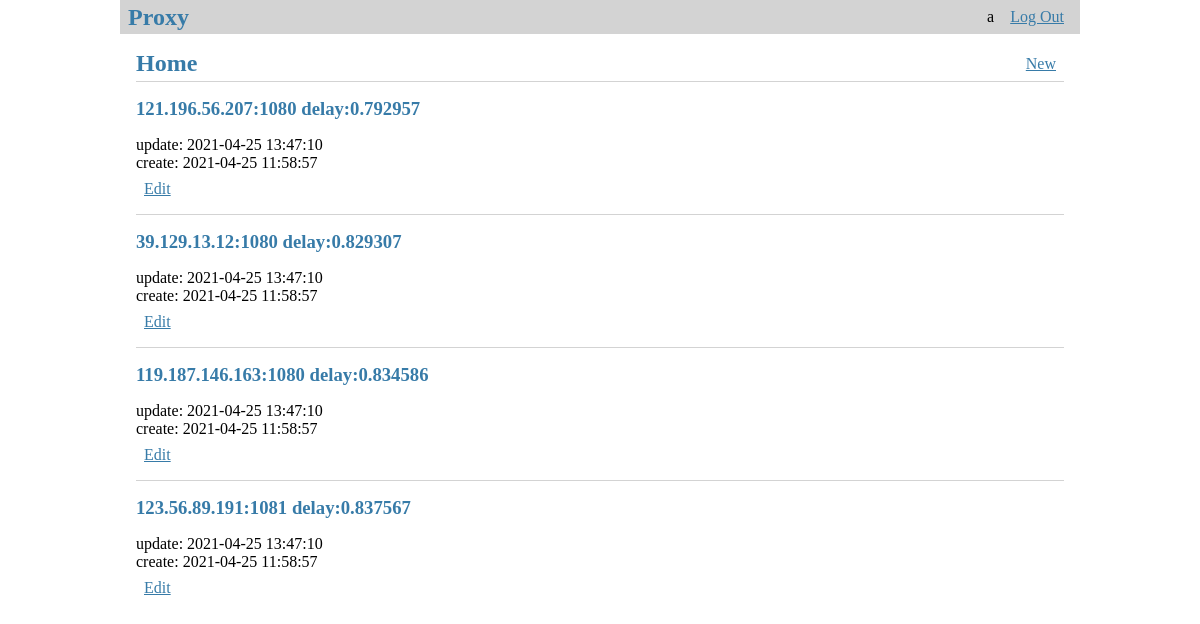
Screenshot of / (signed in) with the database file from the repository.
### tables this page shows
CREATE TABLE user (
    id       INTEGER PRIMARY KEY AUTOINCREMENT,
    username TEXT    UNIQUE
                     NOT NULL,
    password TEXT    NOT NULL
);

CREATE TABLE proxy (
    id        INTEGER   PRIMARY KEY AUTOINCREMENT,
    author_id INTEGER   NOT NULL,
    created   TIMESTAMP,
    updated   TIMESTAMP,
    delay     TEXT,
    ip        TEXT      NOT NULL
                        UNIQUE,
    port      TEXT      NOT NULL,
    FOREIGN KEY (author_id) REFERENCES user (id)
    );

### flaskr/blog.py (the view)
@bp.route('/')
@login_required
def index():
    db = get_db()
    records = db.execute(
        'SELECT p.id, ip, port, delay, created, updated, author_id, username'
        ' FROM proxy p JOIN user u ON p.author_id = u.id'
        ' WHERE updated =(SELECT MAX(updated) FROM proxy)'
        ' ORDER BY delay ASC'
    ).fetchall()
    return render_template('blog/index.html', records=records)

### flaskr/auth.py (called while the page is built)
@bp.before_app_request
def load_logged_in_user():
    user_id = session.get('user_id')
    if user_id is None:
        g.user = None
    else:
        g.user = get_db().execute(
            'SELECT * FROM user WHERE id = ?', (user_id,)
        ).fetchone()

def login_required(view):
    @functools.wraps(view)
    def wrapped_view(**kwargs):
        if g.user is None:
            return redirect(url_for('auth.login'))
        return view(**kwargs)
    return wrapped_view

### flaskr/db.py (called while the page is built)
def get_db():
    if 'db' not in g:
        g.db = sqlite3.connect(
            current_app.config['DATABASE'],
            detect_types=sqlite3.PARSE_DECLTYPES
        )
        g.db.row_factory = sqlite3.Row
    return g.db

### flaskr/templates/blog/index.html (shortened to what this page needs)
{% extends 'base.html' %}
{% block header %}
  <h1>{% block title %}Home{% endblock %}</h1>
  {% if g.user %}
    <a class="action" href="{{ url_for('blog.create') }}">New</a>
  {% endif %}
{% endblock %}
{% block content %}
<head>
<body onload="JavaScript:AutoRefresh(1000);"></body>
</head>
  {% for r in records %}
    <article class="r" >
      <header>
        <div>
          <h1>{{ r['ip'] }}:{{ r['port'] }} delay:{{ r['delay'] }}</h1>
          <div class="about">update: {{ r['updated'].strftime('%Y-%m-%d %H:%M:%S') }}</div>
          <div class="about">create: {{ r['created'].strftime('%Y-%m-%d %H:%M:%S') }}</div>
        </div>
        {% if g.user['id'] == r['author_id'] %}
          <a class="action" href="{{ url_for('blog.update', id=r['id']) }}">Edit</a>
        {% endif %}
      </header>
    </article>
    {% if not loop.last %}
      <hr>
    {% endif %}
  {% endfor %}
{% endblock %}

### flaskr/templates/base.html (shortened to what this page needs)
<!doctype html>
<link rel="stylesheet" href="{{ url_for('static', filename='style.css') }}">
<nav>
  <h1>Proxy</h1>
  <ul>
    {% if g.user %}
      <li><span>{{ g.user['username'] }}</span>
      <li><a href="{{ url_for('auth.logout') }}">Log Out</a>
    {% else %}
      <li><a href="{{ url_for('auth.register') }}">Register</a>
      <li><a href="{{ url_for('auth.login') }}">Log In</a>
    {% endif %}
  </ul>
</nav>
<section class="content">
  <header>
    {% block header %}{% endblock %}
  </header>
  {% block content %}{% endblock %}
</section>

### flaskr/static/style.css (style rules this page uses)
body { max-width: 960px; margin: 0 auto; background: white; }
h1 { font-family: serif; color: #377ba8; margin: 1rem 0; }
a { color: #377ba8; }
hr { border: none; border-top: 1px solid lightgray; }
nav { background: lightgray; display: flex; align-items: center; padding: 0 0.5rem; }
nav h1 { flex: auto; margin: 0; }
nav ul { display: flex; list-style: none; margin: 0; padding: 0; }
nav ul li a, nav ul li span, header .action { display: block; padding: 0.5rem; }
.content { padding: 0 1rem 1rem; }
.content > header { border-bottom: 1px solid lightgray; display: flex; align-items: flex-end; }
.content > header h1 { flex: auto; margin: 1rem 0 0.25rem 0; }
.content:last-child { margin-bottom: 0; }

### rows the page displays
user: user.username "a"
proxy: ip "121.196.56.207", port "1080", delay "0.792957", updated "2021-04-25 13:47:10", created "2021-04-25 11:58:57"
proxy: ip "39.129.13.12", port "1080", delay "0.829307", updated "2021-04-25 13:47:10", created "2021-04-25 11:58:57"
proxy: ip "119.187.146.163", port "1080", delay "0.834586", updated "2021-04-25 13:47:10", created "2021-04-25 11:58:57"
proxy: ip "123.56.89.191", port "1081", delay "0.837567", updated "2021-04-25 13:47:10", created "2021-04-25 11:58:57"
